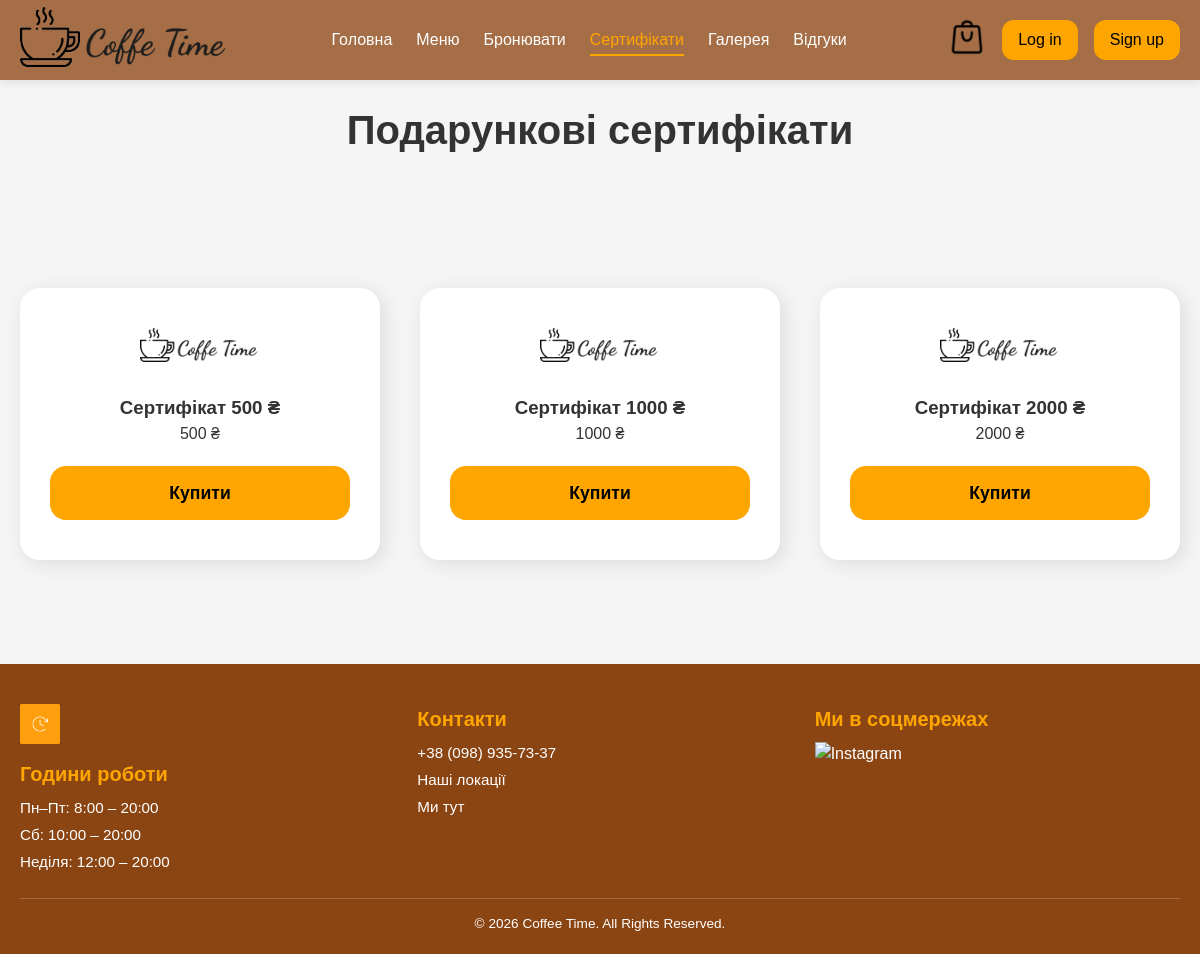
The app's page /pages/giftcards.php with its own data.
### tables this page shows
CREATE TABLE `giftcards` (
  `id` int(11) NOT NULL,
  `title` varchar(255) NOT NULL,
  `price` int(11) NOT NULL,
  `image` varchar(255) DEFAULT 'default.png'
);

### pages/giftcards.php (the view, shortened to what this page needs)
<?php
require '../db/db.php';
$query = "SELECT * FROM giftcards";
$result = mysqli_query($conn, $query);
$giftcards = [];
if ($result && mysqli_num_rows($result) > 0) {
    while ($row = mysqli_fetch_assoc($result)) {
        $giftcards[] = $row;
    }
}
?>
<!DOCTYPE html>
<html lang="uk">
<head>
  <link rel="stylesheet" href="../static/css/style.css">
  <link rel="stylesheet" href="../static/css/footer.css">
</head>
<body>
  <?php require '../includes/header.php'; ?>
  <main class="page-content">
    <h1 class = "maintext-gift ">Подарункові сертифікати</h1>
    <div class="gift-grid">
      <?php foreach ($giftcards as $card): ?>
        <?php
          $url = "/CoffeeTime-release/pages/cart.php?action=add&category=giftcards&id=" . (int)$card['id'];
        ?>
        <div class="gift-item">
          <img src="../<?= htmlspecialchars($card['image']) ?>" alt="Coffee Time">
          <div class="card-content">
            <h3><?= htmlspecialchars($card['title']) ?></h3>
            <p><?= (int)$card['price'] ?> ₴</p>
            <a href="<?= $url ?>" class="gift-btn">Купити</a>
          </div>
        </div>
      <?php endforeach; ?>
    </div>
  </main>
  <?php require '../includes/footer.php'; ?>
</body>
</html>

### static/css/style.css (style rules this page uses)
:root { --header-bg: rgba(151, 86, 39, 0.85); --accent: #ffa500; --text-light: #fff; --text-dark: #333; --bg: #f5f5f5; --ease: 0.3s ease; --max-width: 1200px; }
* { box-sizing: border-box; margin: 0; padding: 0; }
body { font-family: Arial, sans-serif; margin: 0; padding: 0; background-color: var(--bg); background-repeat: repeat; background-size: 100px oox; background-attachment: fixed, scroll; color: var(--text-dark); line-height: 1.5; }
.gift-grid { display: flex; justify-content: center; align-items: center; flex-wrap: wrap; gap: 2.5rem; padding: 3rem 1rem; min-height: 60vh; }
.gift-item { box-shadow: 4px 4px 20px rgba(0, 0, 0, 0.1); border-radius: 16px; padding: 30px 24px; text-align: center; background: #fff; transition: transform 0.3s ease; max-width: 300px; width: 100%; flex: 1; }
.gift-item { max-width: 360px; padding: 40px 30px; border-radius: 20px; }
.gift-item img { width: 120px; margin-bottom: 25px; }
.gift-btn { display: block; width: 100%; padding: 14px 20px; margin-top: 20px; background: var(--accent); color: #000; border-radius: 16px; font-size: 1.1rem; font-weight: 600; border: none; text-decoration: none; transition: background 0.3s ease, color 0.3s ease; }
.maintext-gift { margin-top: 20px; text-align: center; font-size: 2.5rem; margin-bottom: 1.5rem; color: var(--text-dark); }

### static/css/footer.css (style rules this page uses)
html, body { height: 100%; margin: 0; }
body { display: flex; flex-direction: column; }
:root { --footer-bg: #8b4513; --footer-text: #fff; --footer-accent: #ffa500; --ease: 0.3s ease; --max-width: 1200px; }

### records on screen
giftcards: image (picture), title "Сертифікат 500 ₴", price "500"
giftcards: image (picture), title "Сертифікат 1000 ₴", price "1000"
giftcards: image (picture), title "Сертифікат 2000 ₴", price "2000"
